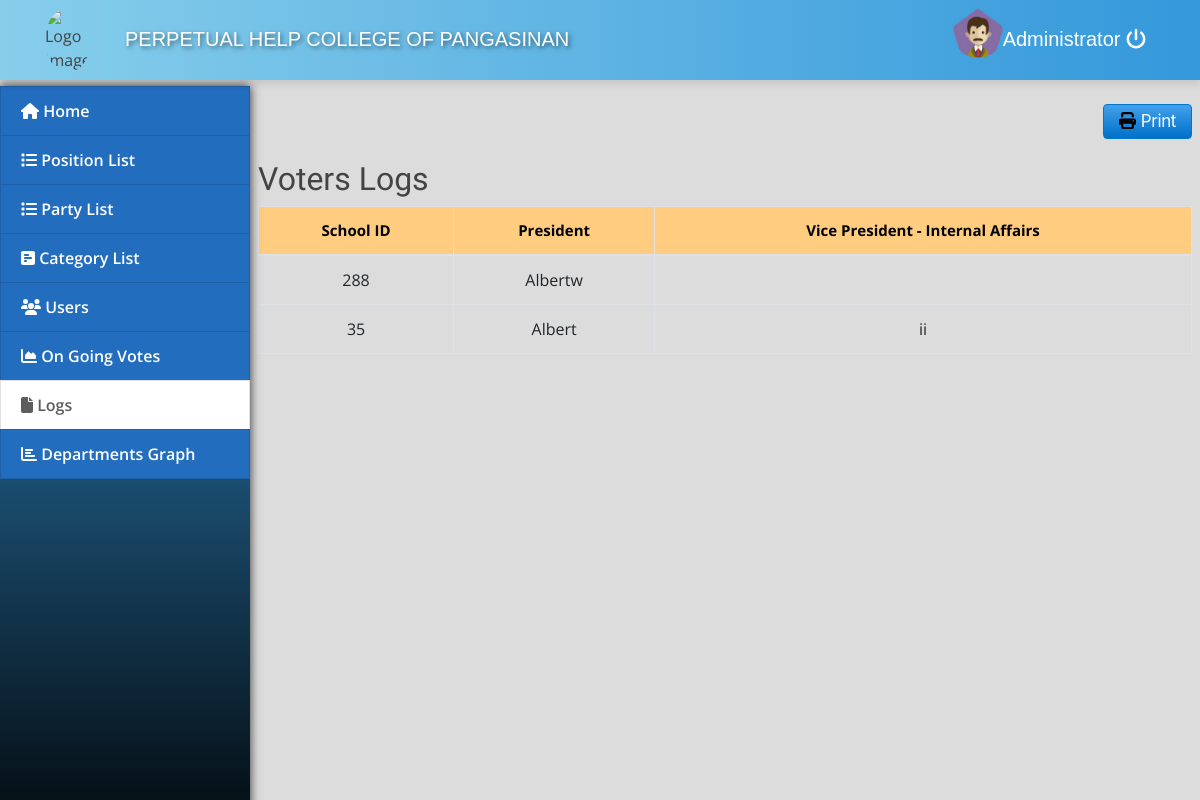
Page /index.php?page=votelogs (signed in) on the earlier database version.
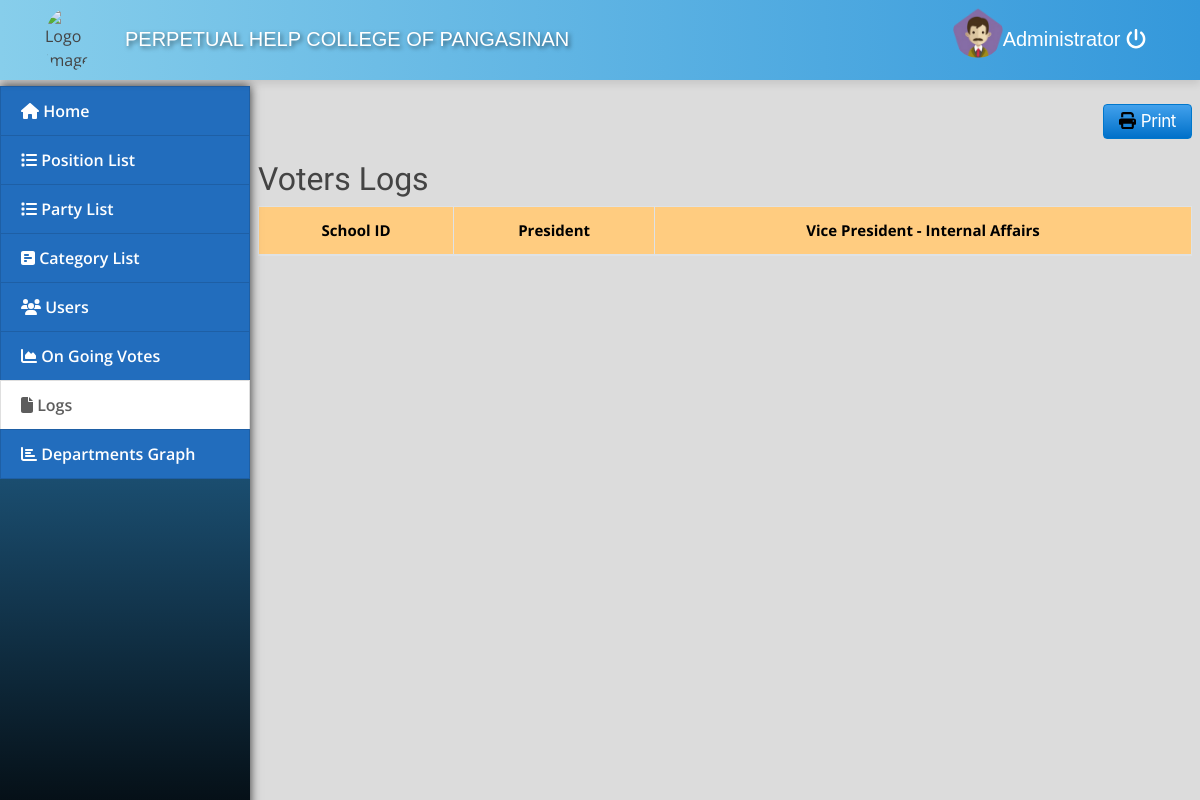
Same page on the later database version.
### tables this page shows
CREATE TABLE `category_list` (
  `id` int(30) NOT NULL,
  `category` text NOT NULL
);

CREATE TABLE `users` (
  `id` int(30) NOT NULL,
  `name` varchar(200) NOT NULL,
  `username` varchar(100) NOT NULL,
  `password` varchar(100) NOT NULL,
  `department` varchar(100) NOT NULL,
  `course` varchar(50) NOT NULL,
  `section` varchar(50) NOT NULL,
  `type` tinyint(1) NOT NULL DEFAULT 3 COMMENT '1+admin , 2 = users, 3 = staff',
  `has_voted` tinyint(1) DEFAULT 0,
  `picture_path` text NOT NULL,
  `online_status` enum('online','offline') NOT NULL DEFAULT 'offline',
  `date` datetime DEFAULT NULL
);

CREATE TABLE `voting_opt` (
  `id` int(30) NOT NULL,
  `voting_id` int(30) NOT NULL,
  `category_id` int(30) NOT NULL,
  `image_path` text NOT NULL,
  `opt_txt` text NOT NULL,
  `motto` varchar(255) NOT NULL,
  `partylist_id` int(30) NOT NULL
);

### votelogs.php (the view, shortened to what this page needs)
<!DOCTYPE html>
<html lang="en">
<head>
</head>
<body>
    <br>
    <button class="float-right text-white mt-3 button-15" id="printButton"> <i class="fa fa-print" style="color: black;"></i> Print</button>
    <br><br><br>
    <h2>Voters Logs</h2>
    <?php
    include('db_connect.php');
    $cats = $conn->query("SELECT * FROM category_list WHERE id IN (SELECT category_id FROM voting_opt WHERE voting_id = '" . $id . "')");
    ?>
    <table id="printableTable" border="1" class="table table-bordered table-hover">
        <thead>
            <tr class="tr">
                <th class="print-header">School ID</th>
                <?php while ($row = $cats->fetch_assoc()) : ?>
                    <th class="print-header"><?php echo $row['category']; ?></th>
                <?php endwhile; ?>
            </tr>
        </thead>
        <tbody>
            <?php
            $mycats = $conn->query("SELECT username, id FROM users WHERE id IN (SELECT user_id FROM votes WHERE voting_id = '" . $id . "')");
            while ($rowUser = $mycats->fetch_assoc()) : ?>
                <tr>
                    <td class="text-center print-data"><?php echo $rowUser['username']; ?></td>
                    <?php
                    $user_id = $rowUser['id'];
                    $userVotes = $conn->query("SELECT opt_txt FROM voting_opt WHERE id IN (SELECT voting_opt_id FROM votes WHERE voting_id = '" . $id . "' AND user_id = '$user_id')");
                    while ($rowVote = $userVotes->fetch_assoc()) : ?>
                        <td class="text-center print-data"><?php echo $rowVote['opt_txt']; ?></td>
                    <?php endwhile; ?>
                </tr>
            <?php endwhile; ?>
        </tbody>
    </table>
</body>
</html>

Differences in the rows shown:
removed users: username "288"
no longer on this page (row unchanged): voting_opt: opt_txt "Albertw", shown under "288"
removed users: username "35"
no longer on this page (row unchanged): voting_opt: opt_txt "Albert", shown under "35"
no longer on this page (row unchanged): voting_opt: opt_txt "ii", shown under "35"
